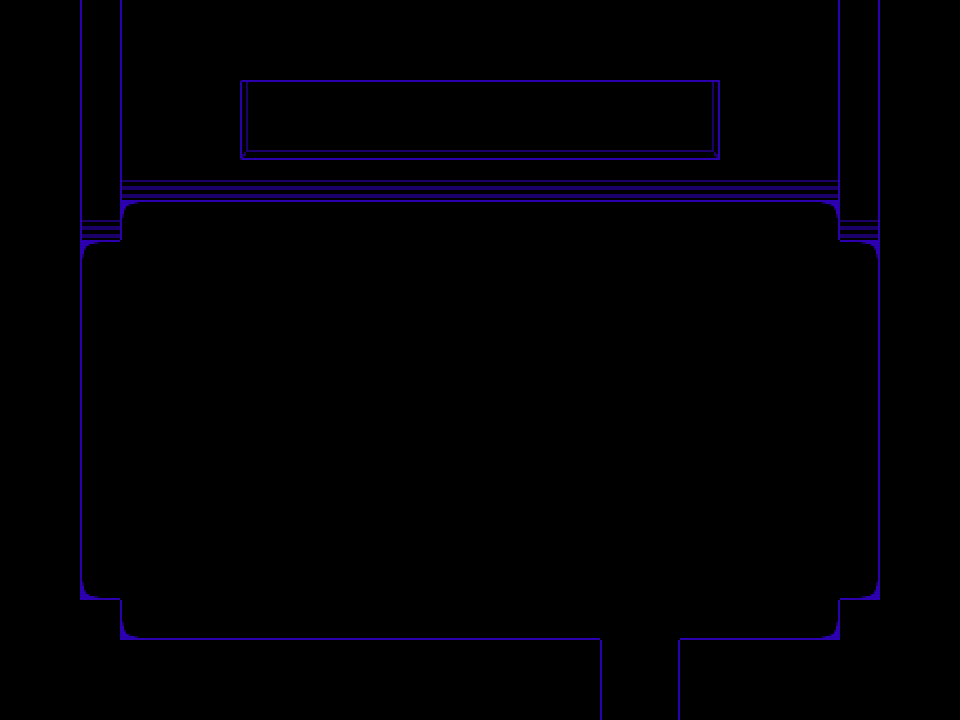

Tiled map render using the project's own tile images. Description and the whole map definition, tile-layer contents included, below:
An orthogonal 24x18 tile map with 40x40 px tiles, 1 tile layer (Tile Layer 1), 2 tilesets and 30 objects (4x npc, 3x toggle, transition, wardrobe, jukebox, ...).

<map version="1.10" tiledversion="1.10.0" orientation="orthogonal" renderorder="right-down" width="24" height="18" tilewidth="40" tileheight="40" infinite="0" nextlayerid="7" nextobjectid="40">
 <editorsettings>
  <export target="partyroom.lua" format="lua" />
 </editorsettings>
 <properties>
  <property name="border" value="devworld" />
  <property name="music" value="greenroom" />
 </properties>
 <tileset firstgid="1" source="../tilesets/devroom.tsx" />
 <tileset firstgid="37" source="../tilesets/devroom-objects.tsx" />
 <layer id="1" name="Tile Layer 1" width="24" height="18">
  <data encoding="csv">
8,8,7,7,8,8,8,8,8,8,8,8,8,8,8,8,8,8,8,8,9,9,8,8,
8,8,7,7,8,8,8,8,8,8,8,8,8,8,8,8,8,8,8,8,9,9,8,8,
8,8,7,7,8,8,10,11,11,11,11,11,11,11,11,11,11,12,8,8,9,9,8,8,
8,8,7,7,8,8,16,17,17,17,17,17,17,17,17,17,17,18,8,8,9,9,8,8,
8,8,7,4,5,5,5,5,5,5,5,5,5,5,5,5,5,5,5,5,6,9,8,8,
8,8,4,1,2,2,2,2,2,2,2,2,2,2,2,2,2,2,2,2,3,6,8,8,
8,8,1,8,8,8,8,8,8,8,8,8,8,8,8,8,8,8,8,8,8,3,8,8,
8,8,7,8,8,8,8,8,8,8,8,8,8,8,8,8,8,8,8,8,8,9,8,8,
8,8,7,8,8,8,8,8,8,8,8,8,8,8,8,8,8,8,8,8,8,9,8,8,
8,8,7,8,8,8,8,8,8,8,8,8,8,8,8,8,8,8,8,8,8,9,8,8,
8,8,7,8,8,8,8,8,8,8,8,8,8,8,8,8,8,8,8,8,8,9,8,8,
8,8,7,8,8,8,8,8,8,8,8,8,8,8,8,8,8,8,8,8,8,9,8,8,
8,8,7,8,8,8,8,8,8,8,8,8,8,8,8,8,8,8,8,8,8,9,8,8,
8,8,7,8,8,8,8,8,8,8,8,8,8,8,8,8,8,8,8,8,8,9,8,8,
8,8,13,8,8,8,8,8,8,8,8,8,8,8,8,8,8,8,8,8,8,15,8,8,
8,8,8,13,14,14,14,14,14,14,14,14,14,14,14,8,8,14,14,14,15,8,8,8,
8,8,8,8,8,8,8,8,8,8,8,8,8,8,8,7,9,8,8,8,8,8,8,8,
8,8,8,8,8,8,8,8,8,8,8,8,8,8,8,7,9,8,8,8,8,8,8,8
</data>
 </layer>
 <objectgroup color="#0000ff" id="2" name="collision">
  <object id="1" x="80" y="600" width="40" height="40" />
  <object id="2" x="120" y="640" width="480" height="80" />
  <object id="3" x="680" y="640" width="160" height="80" />
  <object id="4" x="840" y="600" width="40" height="40" />
  <object id="5" x="880" y="240" width="40" height="360" />
  <object id="6" x="40" y="240" width="40" height="360" />
  <object id="7" x="80" y="0" width="40" height="240" />
  <object id="8" x="120" y="0" width="720" height="200" />
  <object id="9" x="840" y="0" width="40" height="240" />
  <object id="17" x="600" y="360" width="100" height="30" />
  <object id="18" x="280" y="360" width="100" height="30" />
  <object id="19" x="600" y="460" width="100" height="30" />
  <object id="20" x="280" y="460" width="100" height="30" />
  <object id="21" x="440" y="410" width="100" height="30" />
 </objectgroup>
 <objectgroup color="#ff00ff" id="3" name="objects">
  <object id="22" name="transition" x="600" y="720" width="80" height="40">
   <properties>
    <property name="map" value="devroom" />
    <property name="marker" value="entry1" />
   </properties>
  </object>
  <object id="24" name="wardrobe" x="200" y="220" width="40" height="40" />
  <object id="25" name="jukebox" x="720" y="180" width="40" height="40" />
  <object id="26" name="npc" x="460" y="200">
   <properties>
    <property name="actor" value="char" />
    <property name="cutscene" value="devroom.charshop" />
   </properties>
   <point />
  </object>
  <object id="28" name="npc" x="107" y="400">
   <properties>
    <property name="actor" value="susie" />
    <property name="cutscene" value="partyroom.susie" />
    <property name="sprite" value="wall_right" />
   </properties>
   <point />
  </object>
  <object id="31" name="npc" x="810" y="220">
   <properties>
    <property name="actor" value="dess" />
    <property name="cutscene" value="partyroom.dess" />
    <property name="flagcheck" value="dess_obtained" />
   </properties>
   <point />
  </object>
  <object id="33" name="npc" x="800" y="620">
   <properties>
    <property name="actor" value="starwalker" />
    <property name="cutscene" value="partyroom.starwalker" />
    <property name="flagcheck" value="ostarwalker_inparty" />
   </properties>
   <point />
  </object>
  <object id="35" gid="57" x="280" y="500" width="100" height="70" />
  <object id="36" gid="57" x="280" y="400" width="100" height="70" />
  <object id="37" gid="57" x="440" y="460" width="100" height="70" />
  <object id="38" gid="57" x="600" y="500" width="100" height="70" />
  <object id="39" gid="57" x="600" y="400" width="100" height="70" />
 </objectgroup>
 <objectgroup color="#7f00ff" id="4" name="markers">
  <object id="23" name="entry" x="640" y="680">
   <point />
  </object>
 </objectgroup>
 <objectgroup id="6" name="controllers">
  <object id="30" name="toggle" x="160" y="360">
   <properties>
    <property name="flag" value="!susie_party" />
    <property name="target" type="object" value="28" />
   </properties>
   <point />
  </object>
  <object id="32" name="toggle" x="880" y="160">
   <properties>
    <property name="flag" value="!dess_party" />
    <property name="target" type="object" value="31" />
   </properties>
   <point />
  </object>
  <object id="34" name="toggle" x="880" y="560">
   <properties>
    <property name="flag" value="!ostarwalker_party" />
    <property name="target" type="object" value="33" />
   </properties>
   <point />
  </object>
 </objectgroup>
</map>
